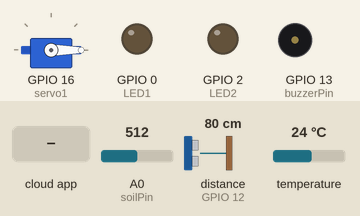
Recording of a sketch running on a simulated ESP8266 (NodeMCU). Shown: servo, output pins drawn as LEDs (lit = HIGH), buzzer (waves = sounding). Wiring (inferred from the names in the program): ultrasonic range finder: trigger GPIO 14; echo GPIO 12. The inputs (shaded band) are chosen by the test bench; at power-on: distance to the obstacle (sensor on GPIO 12) 80 cm, A0 (soilPin) = 512, temperature 24 °C. The echo pulse lasts 58.3 µs per cm; WiFi joins after 1.5 s; servers stay silent unless stated; the Firebase database answers and starts empty; pins used as bus, display or sensor lines are not drawn; what the sketch prints to the serial monitor is not drawn.

Above: at 3.7 s.
3.8 s: distance to the obstacle (sensor on GPIO 12) set to 12 cm
5.5 s: distance to the obstacle (sensor on GPIO 12) set to 9 cm
At 6.7 s:
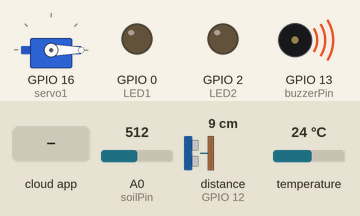
7.0 s: the phone or cloud app sets value to 1
At 8.2 s:
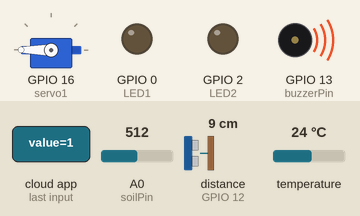
8.5 s: distance to the obstacle (sensor on GPIO 12) set to 18 cm
At 9.0 s:
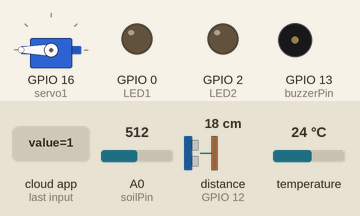
10.0 s: distance to the obstacle (sensor on GPIO 12) set to 2 cm
At 10.7 s:
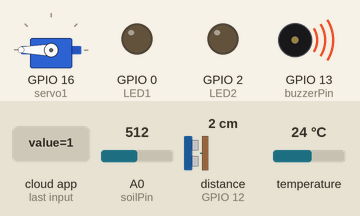
11.5 s: distance to the obstacle (sensor on GPIO 12) set to 35 cm
At 12.5 s:
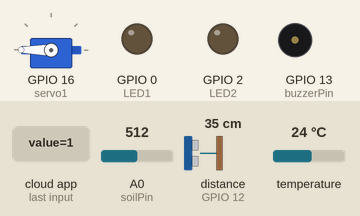
Timing chart, 0 to 14.0 s (numbered marks = the images above; inputs shaded):
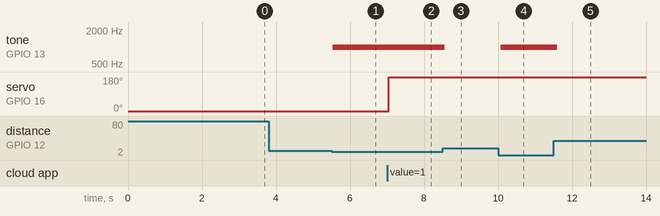

Measured:
- the behaviour switches between 11 and 10 cm on distance to the obstacle (sensor on GPIO 12) (found by bisection; images 0 and 1)
- after the input at 5.5 s, tone on GPIO 13 (buzzerPin): silent → 1000 Hz at once
- after the input at 7.0 s, servo on GPIO 16 (servo1): 0° → 180° after 0.05 s
- after the input at 8.5 s, tone on GPIO 13 (buzzerPin): 1000 Hz → silent after 0.07 s
- after the input at 10.0 s, tone on GPIO 13 (buzzerPin): silent → 1000 Hz after 0.08 s
- after the input at 11.5 s, tone on GPIO 13 (buzzerPin): 1000 Hz → silent after 0.10 s

The sketch:

client-software.ino
```cpp
#include <OneWire.h>
#include <DallasTemperature.h>
#include <Servo.h>
#include <FirebaseESP8266.h>
#include <ESP8266WiFi.h>
#include <WiFiClient.h>

#define firebase_access_link "akilli-ev-dpu-default-rtdb.europe-west1.firebasedatabase.app"
#define firebase_pass "c3lKPPSXyH3LX683zIy94YYGtBrA0eyaI1Pgrxwe"
#define SERVO_1_FIREBASE_PATH "/users/TokicnkDtlXbKgc6HToR8zXPPTC3/devices/device-id-1/value"
#define TEMP_FIREBASE_PATH "/users/TokicnkDtlXbKgc6HToR8zXPPTC3/devices/device-id-5/value"
#define LED_1_FIREBASE_PATH "/users/TokicnkDtlXbKgc6HToR8zXPPTC3/devices/device-id-3/value"
#define LED_2_FIREBASE_PATH "/users/TokicnkDtlXbKgc6HToR8zXPPTC3/devices/device-id-4/value"
#define SOIL_FIREBASE_PATH "/users/TokicnkDtlXbKgc6HToR8zXPPTC3/devices/device-id-6/value"

#define trigPin 14
#define echoPin 12
int buzzerPin=13;
long duration;

int distance;

Servo servo1;
FirebaseData Servo1firebaseData;
FirebaseData TempfirebaseData;
FirebaseData LED1firebaseData;
FirebaseData LED2firebaseData;
FirebaseData SoilfirebaseData;

#define LED1 0
#define LED2 2

const int soilPin = A0;

const int oneWireBus = 4;
OneWire oneWire(oneWireBus);
DallasTemperature sensors(&oneWire);


char ssid[] = "TurkTelekom_TE611";
char pass[] = "eray1337eray";

void setup() {
  Serial.begin(115200);
  delay(1000);

  WiFi.mode(WIFI_STA);
  WiFi.begin(ssid, pass);

  Serial.print("Connecting");
    while (WiFi.status() != WL_CONNECTED)
    {
      delay(500);
      Serial.print(".");
    }
  Serial.println("");
  Serial.println("Connected.");

  Firebase.begin(firebase_access_link, firebase_pass);

  servo1.attach(16);
  servo1.write(0);

  pinMode(LED1, OUTPUT);
  pinMode(LED2, OUTPUT);

  pinMode(buzzerPin,OUTPUT);
  pinMode(trigPin, OUTPUT);
  pinMode(echoPin, INPUT);
}

void loop() {
  WiFiClient client;

  Firebase.getBool(LED1firebaseData, LED_1_FIREBASE_PATH);
  Firebase.getBool(LED2firebaseData, LED_2_FIREBASE_PATH);
  bool led1switch = LED1firebaseData.boolData();
  bool led2switch = LED2firebaseData.boolData();

  int humidityValue = analogRead(soilPin);
  Firebase.setInt(SoilfirebaseData, SOIL_FIREBASE_PATH, humidityValue);

  if (led1switch) {
    digitalWrite(LED1, HIGH);
  } else {
    digitalWrite(LED1, LOW);
  }

  if (led2switch) {
    digitalWrite(LED2, HIGH);
  } else {
    digitalWrite(LED2, LOW);
  }

  sensors.requestTemperatures();
  float temperatureC = sensors.getTempCByIndex(0);
  Firebase.setFloat(TempfirebaseData, TEMP_FIREBASE_PATH, temperatureC);

  Firebase.getBool(Servo1firebaseData, SERVO_1_FIREBASE_PATH );
  bool servo1switch = Servo1firebaseData.boolData();

  if (servo1switch){
    servo1.write(180);
  } else{
    servo1.write(0);
  }

  digitalWrite(trigPin, LOW);
  delayMicroseconds(2);

  digitalWrite(trigPin, HIGH);
  delayMicroseconds(10);
  digitalWrite(trigPin, LOW);

  duration = pulseIn(echoPin, HIGH);

  distance = duration * 0.034 / 2;

  if(distance<10){
      tone(buzzerPin,1000);
  }
  else{
      noTone(buzzerPin);
  }

}
```
